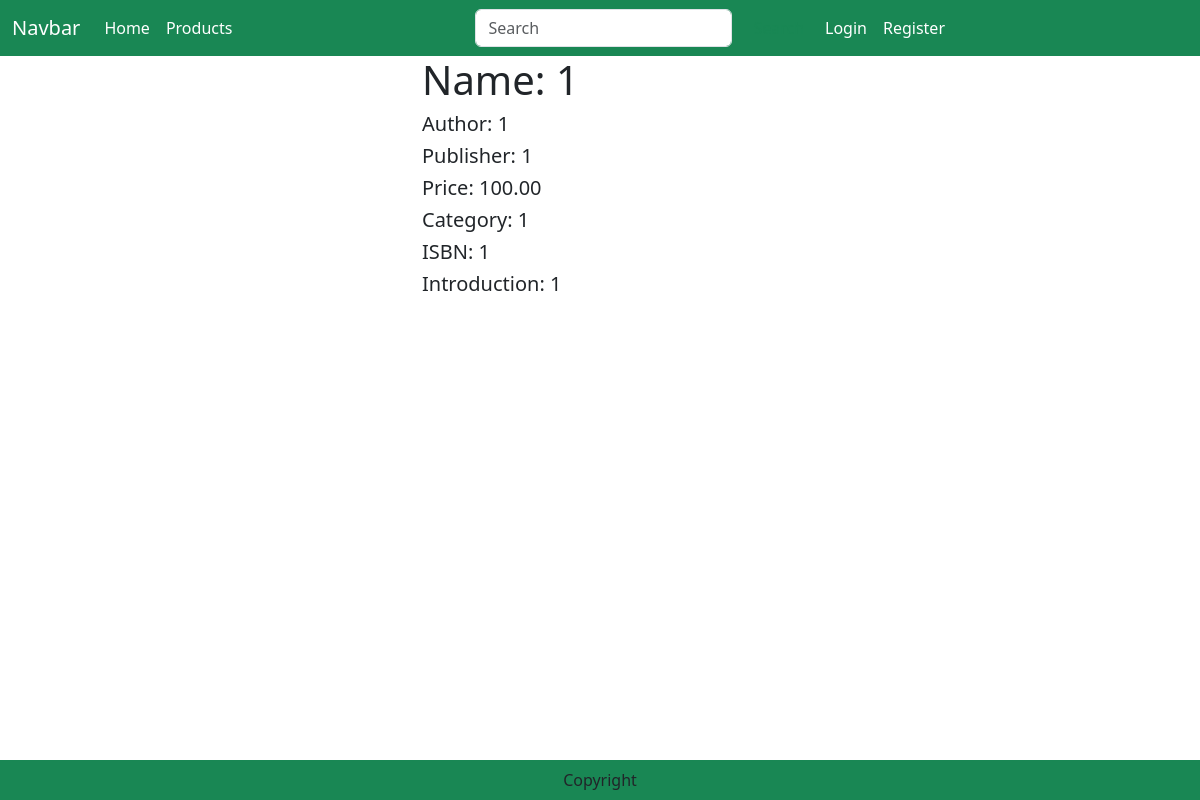
The page /produtcs/1 on the database its author committed.
### products/models.py (models this page shows, shortened)
class Product(models.Model):
    productName = models.CharField(max_length=100)
    price = models.DecimalField(default=0, max_digits=7, decimal_places=2)
    ISBN = models.CharField(max_length=17)
    author = models.CharField(max_length=100)
    publisher = models.CharField(max_length=100)
    introduction = models.TextField(max_length=1000)
    image = models.ImageField(upload_to='product')
    category = models.ForeignKey('Category', related_name="products", on_delete=models.CASCADE,)
    avgRating = models.DecimalField(default=0, max_digits=3, decimal_places=2)

class Category(models.Model):
    categoryName = models.CharField(max_length=50)

### products/views.py (the view)
# urls.py: path('produtcs/<int:pk>',views.ProductDetailView.as_view(), name='product_detail'),
class ProductDetailView(DetailView):
    model = Product
    template_name = 'product_detail.html'
    def get_context_data(self, **kwargs):
        context = super().get_context_data(**kwargs)
        context['section'] = "productDetail"
        return context

### templates/product_detail.html (shortened to what this page needs)
{% extends 'base.html' %}
{% load static %}
{% block main-content %}
    <div class="container">
        <div class="row flex justify-content-between">
            <div class="img2 col-lg-4 mt-3 mb-5">
            </div>
            <div class="productdetail col-lg-8">
                <h1> Name: {{product.productName}} </h1>
                <h5> Author: {{product.author}} </h5>
                <h5> Publisher: {{product.publisher}} </h5>
                <h5> Price: {{product.price}} </h5>
                <h5> Category: {{product.category.categoryName}} </h5>
                <h5> ISBN: {{product.ISBN}} </h5>
                <h5> Introduction: {{product.introduction}} </h5>
            </div>
        </div>
    </div>
{% endblock main-content %}

### rows shown on the page
Product: productName "1", author "1", publisher "1", price "100.00", category.categoryName "1", ISBN "1", introduction "1"
